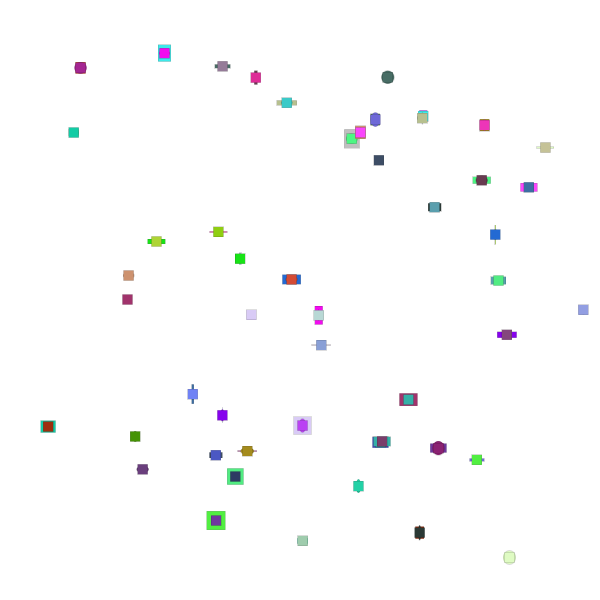
Frame 1 (no input)
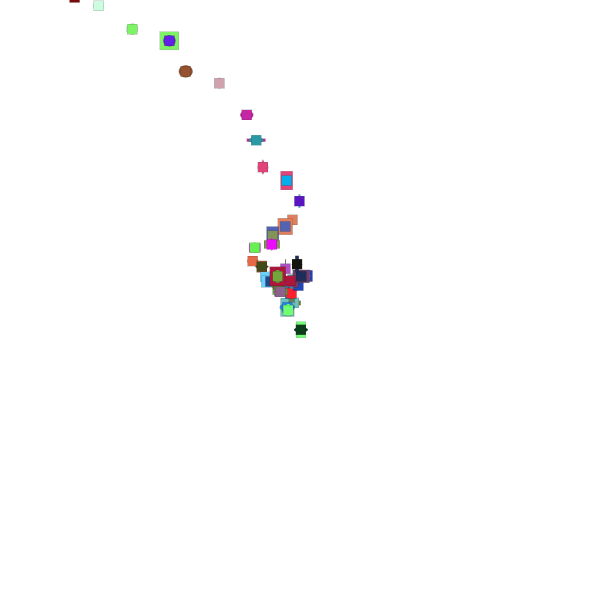
Frame 60 (the mouse pressed at the canvas centre just before this capture)
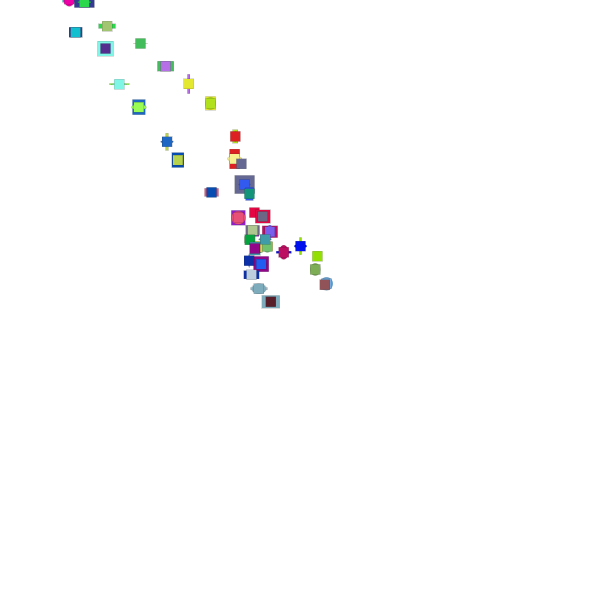
Frame 120 (the mouse held since frame 60 and released just before this capture)

The Processing sketch that drew these frames (run headless with seeded random() and noise(); from frame 60 on, the mouse is pressed at the canvas centre):

// Processing sketch: processing_62921
// ── processing_62921.pde

/***
* Este sketch pertenece a los materiales del taller
* Sistemas Generativos: Cómo adiestrar a la computadora para que haga arte en lugar de uno
* Dictado por Leonardo Solaas en el Centro Cultural de España en Buenos Aires en mayo de 2010
*
* Este código se distribuye bajo licencia GNU/GPL v3: http://www.gnu.org/licenses/gpl.txt
***/

//cantidad de agentes autónomos
int cant = 50;
//dibujar las trayectorias o no?
boolean dibujar = false;
// darle a cada agente una variación individual?
boolean variar = true;

Bola bolas[];


void setup(){
  size(600, 600);
  background(255);
  fill(0,64);
  stroke(0, 32);
  smooth();
  
  //crear todos los agentes y almacenarlos en un array
  bolas = new Bola[cant];
  for(int n=0; n<cant; n++){
    bolas[n] = new Bola();
  }
}

void draw(){
  //si no estamos dibujando las trayectorias, limpiar la pantalla
  if(!dibujar) background(255);
  
  //recorrer la lista de agentes y moverlos. el primero sigue al mouse, los demás siguen al anterior en la lista
  for(int n=0; n<cant; n++){
    float x, y;
    if(n == 0){
       x = bolas[n].x + (mouseX - bolas[n].x) / 10;
       y = bolas[n].y + (mouseY - bolas[n].y) / 10;
    }else{
      x = bolas[n].x + (bolas[n-1].x - bolas[n].x) / 5;
      y = bolas[n].y + (bolas[n-1].y - bolas[n].y) / 5;
    }
    bolas[n].paso(x, y);
  }
}

//definición de la clase Bola
class Bola{
  float x, y; //posición actual
  float ax, ay; //posición anterior
  float rx, ry; //variación individual de la posición
  
  Bola(){
    // determinar valores iniciales de las variables
    ax = x = random (width);
    ay = y = random (height);
    rx = variar ? random(-3, 3) : 0;
    ry = variar ? random(-3, 3) : 0;
  }
  
  void paso(float inputX, float inputY){
    //modificar posición
    x = inputX + rx;
    y = inputY + ry;
    
    //trazar trayectoria o mostrar posición con un círculo
    if(dibujar){
      line(ax, ay, x, y);
    }else{
      rectMode (CENTER);
      rect (x,y,random (20),random (20));
      fill (int (random (255)),int (random (255)),int (random (255)));
      ellipse(x, y,random (15), random (15));
      
      rect (x,y, 10,10);
    }
    
    //almacenar posición actual para el próximo paso
    ax = x;
    ay = y;
  }
}
